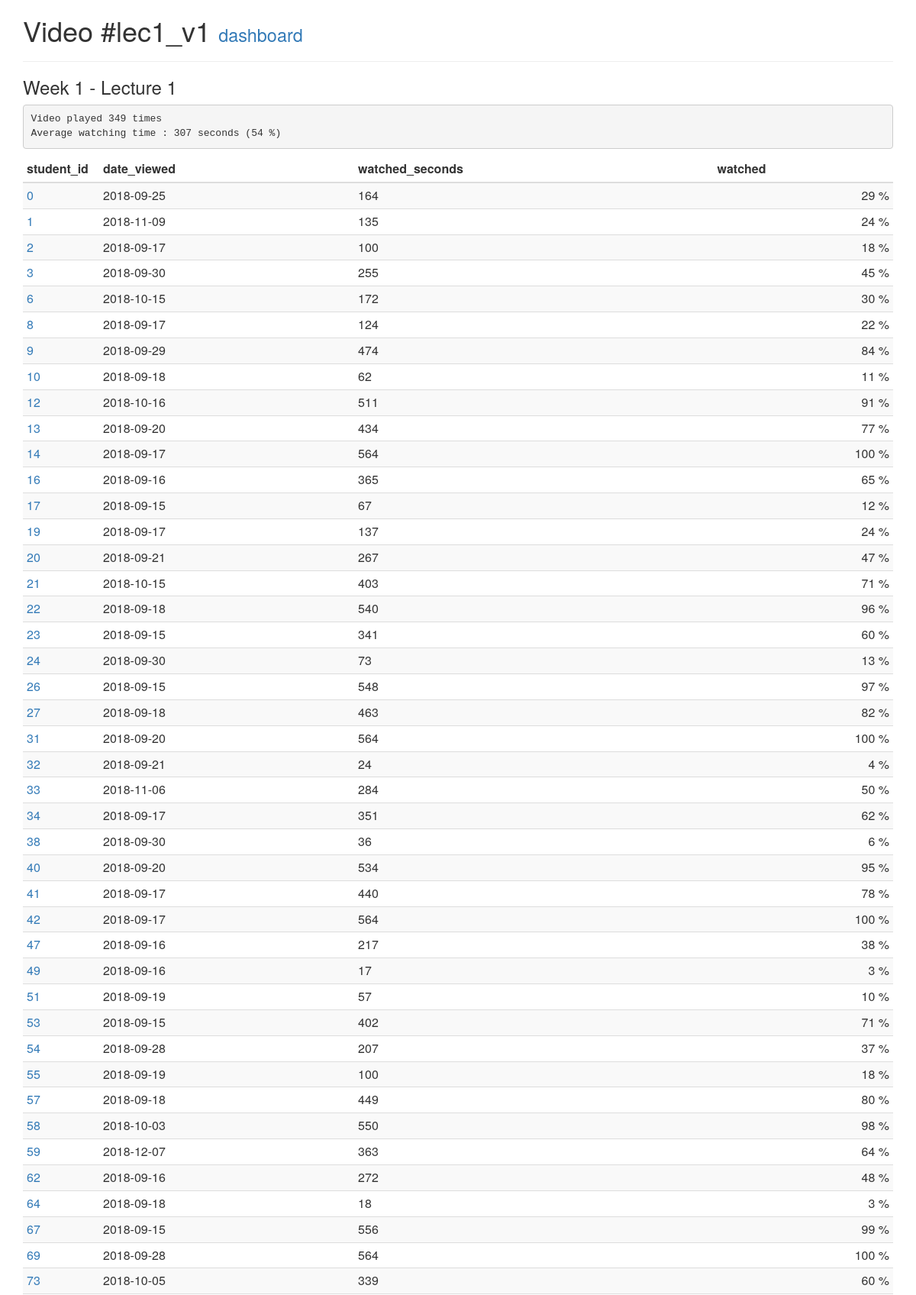
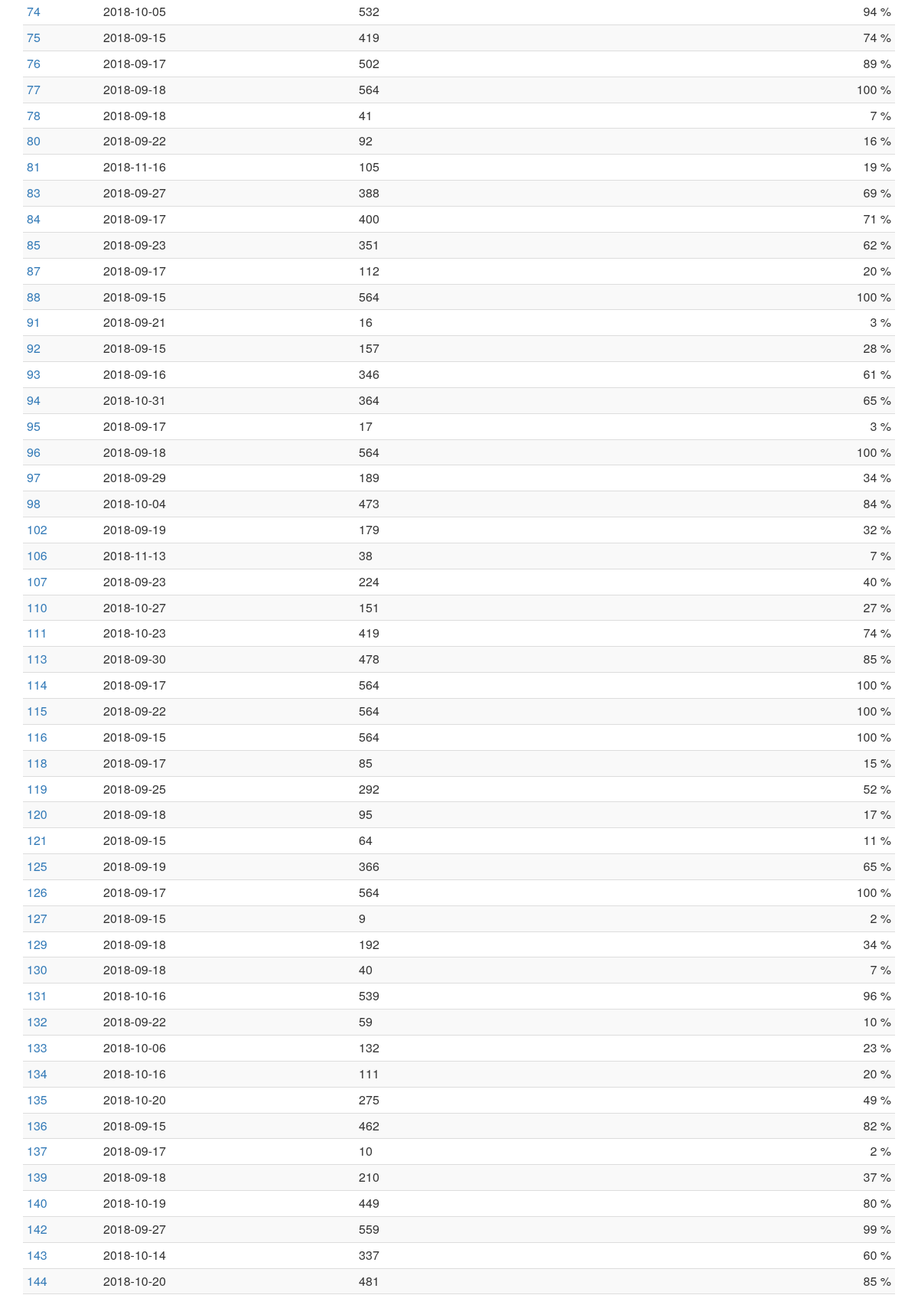
Page /video.php?id=lec1_v1 (upper part) on the committed database (2 pictures, top to bottom).
### tables this page shows
CREATE TABLE IF NOT EXISTS `videos` (
  `id` varchar(32) NOT NULL,
  `section` varchar(32) NOT NULL,
  `subsection` varchar(32) NOT NULL,
  `duration_seconds` int(11) NOT NULL
);

### dashboard_functions.php (called while the page is built, shortened)
<?php
function video($video_id='')
{
	global $db;
	$sql="SELECT * FROM videos WHERE id LIKE '$video_id' LIMIT 1;";
	$q=$db->query($sql);
	return $q->fetch(PDO::FETCH_ASSOC);
}

### video.php (the view, shortened to what this page needs)
<?php
include "connect.php";
include "dashboard_functions.php";
include "header.php";
$video_id=$_GET['id'];
echo "<div class=container>";
echo "<h1>Video #$video_id <small><a href=index.php>dashboard</a></small></h1>";
echo "<hr />";
$video=video($video_id);
echo "<h3>" . $video['section'] . ' - ' . $video['subsection'] . "</h3>";
$sql="SELECT * FROM video_views WHERE video_id LIKE '$video_id';";
$q=$db->query($sql) or die("error : $sql\n");
$dat=[];
$watched_time=0;
while($r=$q->fetch(PDO::FETCH_ASSOC)){
	$dat[]=$r;
	$watched_time+=$r['watched_seconds'];
}
$avg_watch_time=round($watched_time/count($dat));
echo "<pre>";
echo "Video played ".count($dat)." times\n";
$avg_pct=round($avg_watch_time/$video['duration_seconds']*100);
echo "Average watching time : $avg_watch_time seconds ($avg_pct %)\n";
echo "</pre>";
echo "<table class='table table-condensed table-striped'>";
echo "<thead>";
echo "<th width=100>student_id</th>";
echo "<th>date_viewed</th>";
echo "<th>watched_seconds</th>";
echo "<th>watched</th>";
echo "</thead>";
foreach($dat as $r){
	echo "<tr>";
	echo "<td><a href=student.php?id=".$r['student_id'].">".$r['student_id']."</a>";
	echo "<td>".$r['date_viewed'];
	echo "<td>".$r['watched_seconds'];
	$pct=round(($r['watched_seconds']/$r['duration_seconds'])*100);
	echo "<td style='text-align:right'>".$pct." %";
}
echo "</table>";
?>

### rows in the picture
videos: section "Week 1", subsection "Lecture 1", duration_seconds "54"

### other values in the picture
$video_id "lec1_v1"
count($dat) "349"
$avg_watch_time "307"
$r['student_id'] "0"
$r['date_viewed'] "2018-09-25"
$r['watched_seconds'] "164"
$pct "29"
$r['student_id'] "1"
$r['date_viewed'] "2018-11-09"
$r['watched_seconds'] "135"
$pct "24"
$r['student_id'] "2"
$r['date_viewed'] "2018-09-17"
$r['watched_seconds'] "100"
$pct "18"
